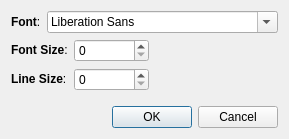
<ui version="4.0" >
 <class>Dialog</class>
 <widget class="QDialog" name="Dialog" >
  <property name="geometry" >
   <rect>
    <x>0</x>
    <y>0</y>
    <width>205</width>
    <height>139</height>
   </rect>
  </property>
  <property name="windowTitle" >
   <string>Browser Font</string>
  </property>
  <layout class="QVBoxLayout" name="verticalLayout" >
   <item>
    <layout class="QHBoxLayout" name="horizontalLayout" >
     <item>
      <widget class="QLabel" name="label" >
       <property name="text" >
        <string>&lt;b>Font&lt;/b>:</string>
       </property>
      </widget>
     </item>
     <item>
      <widget class="QFontComboBox" name="fontCombo" />
     </item>
    </layout>
   </item>
   <item>
    <layout class="QGridLayout" name="gridLayout" >
     <item row="0" column="0" >
      <widget class="QLabel" name="label_2" >
       <property name="text" >
        <string>&lt;b>Font Size&lt;/b>:</string>
       </property>
      </widget>
     </item>
     <item row="0" column="1" >
      <widget class="QSpinBox" name="fontSize" >
       <property name="minimumSize" >
        <size>
         <width>75</width>
         <height>0</height>
        </size>
       </property>
      </widget>
     </item>
     <item row="1" column="0" >
      <widget class="QLabel" name="label_3" >
       <property name="text" >
        <string>&lt;b>Line Size&lt;/b>:</string>
       </property>
      </widget>
     </item>
     <item row="1" column="1" >
      <widget class="QSpinBox" name="lineSize" />
     </item>
     <item row="0" column="2" >
      <spacer name="horizontalSpacer_2" >
       <property name="orientation" >
        <enum>Qt::Horizontal</enum>
       </property>
       <property name="sizeHint" stdset="0" >
        <size>
         <width>40</width>
         <height>20</height>
        </size>
       </property>
      </spacer>
     </item>
    </layout>
   </item>
   <item>
    <spacer name="verticalSpacer" >
     <property name="orientation" >
      <enum>Qt::Vertical</enum>
     </property>
     <property name="sizeHint" stdset="0" >
      <size>
       <width>20</width>
       <height>40</height>
      </size>
     </property>
    </spacer>
   </item>
   <item>
    <widget class="QDialogButtonBox" name="buttonBox" >
     <property name="orientation" >
      <enum>Qt::Horizontal</enum>
     </property>
     <property name="standardButtons" >
      <set>QDialogButtonBox::Cancel|QDialogButtonBox::Ok</set>
     </property>
    </widget>
   </item>
  </layout>
 </widget>
 <resources/>
 <connections>
  <connection>
   <sender>buttonBox</sender>
   <signal>accepted()</signal>
   <receiver>Dialog</receiver>
   <slot>accept()</slot>
   <hints>
    <hint type="sourcelabel" >
     <x>248</x>
     <y>254</y>
    </hint>
    <hint type="destinationlabel" >
     <x>157</x>
     <y>274</y>
    </hint>
   </hints>
  </connection>
  <connection>
   <sender>buttonBox</sender>
   <signal>rejected()</signal>
   <receiver>Dialog</receiver>
   <slot>reject()</slot>
   <hints>
    <hint type="sourcelabel" >
     <x>316</x>
     <y>260</y>
    </hint>
    <hint type="destinationlabel" >
     <x>286</x>
     <y>274</y>
    </hint>
   </hints>
  </connection>
 </connections>
</ui>
